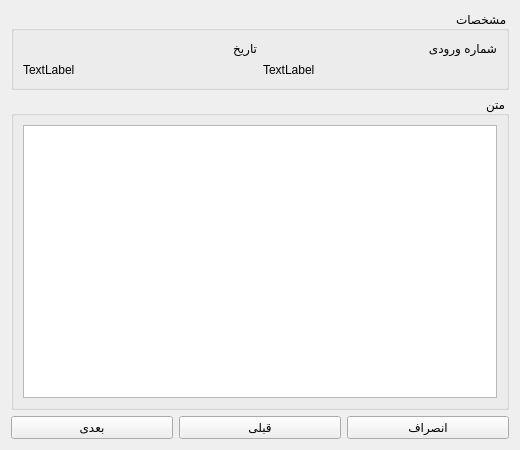
<?xml version="1.0" encoding="UTF-8"?>
<ui version="4.0">
 <class>ReadForm</class>
 <widget class="QWidget" name="ReadForm">
  <property name="geometry">
   <rect>
    <x>0</x>
    <y>0</y>
    <width>520</width>
    <height>450</height>
   </rect>
  </property>
  <property name="windowTitle">
   <string>Form</string>
  </property>
  <property name="layoutDirection">
   <enum>Qt::RightToLeft</enum>
  </property>
  <layout class="QVBoxLayout" name="verticalLayout" stretch="1,4,0">
   <item>
    <widget class="QGroupBox" name="groupBox">
     <property name="layoutDirection">
      <enum>Qt::RightToLeft</enum>
     </property>
     <property name="title">
      <string>مشخصات</string>
     </property>
     <layout class="QHBoxLayout" name="horizontalLayout">
      <item>
       <layout class="QVBoxLayout" name="verticalLayout_2">
        <item>
         <widget class="QLabel" name="label_2">
          <property name="layoutDirection">
           <enum>Qt::LeftToRight</enum>
          </property>
          <property name="text">
           <string>شماره ورودی</string>
          </property>
         </widget>
        </item>
        <item>
         <widget class="QLabel" name="number">
          <property name="text">
           <string>TextLabel</string>
          </property>
         </widget>
        </item>
       </layout>
      </item>
      <item>
       <layout class="QVBoxLayout" name="verticalLayout_3">
        <item>
         <widget class="QLabel" name="label">
          <property name="text">
           <string>تاریخ</string>
          </property>
         </widget>
        </item>
        <item>
         <widget class="QLabel" name="date">
          <property name="text">
           <string>TextLabel</string>
          </property>
         </widget>
        </item>
       </layout>
      </item>
     </layout>
    </widget>
   </item>
   <item>
    <widget class="QGroupBox" name="groupBox_2">
     <property name="title">
      <string>متن</string>
     </property>
     <layout class="QHBoxLayout" name="horizontalLayout_2">
      <item>
       <widget class="QTextBrowser" name="textBrowser">
        <property name="html">
         <string>&lt;!DOCTYPE HTML PUBLIC &quot;-//W3C//DTD HTML 4.0//EN&quot; &quot;http://www.w3.org/TR/REC-html40/strict.dtd&quot;&gt;
&lt;html&gt;&lt;head&gt;&lt;meta name=&quot;qrichtext&quot; content=&quot;1&quot; /&gt;&lt;style type=&quot;text/css&quot;&gt;
p, li { white-space: pre-wrap; }
&lt;/style&gt;&lt;/head&gt;&lt;body style=&quot; font-family:'.SF NS Text'; font-size:13pt; font-weight:400; font-style:normal;&quot;&gt;
&lt;p align=&quot;justify&quot; style=&quot;-qt-paragraph-type:empty; margin-top:0px; margin-bottom:0px; margin-left:0px; margin-right:0px; -qt-block-indent:0; text-indent:0px;&quot;&gt;&lt;br /&gt;&lt;/p&gt;&lt;/body&gt;&lt;/html&gt;</string>
        </property>
       </widget>
      </item>
     </layout>
    </widget>
   </item>
   <item>
    <layout class="QHBoxLayout" name="horizontalLayout_4">
     <item>
      <widget class="QPushButton" name="cancelBut">
       <property name="text">
        <string>انصراف</string>
       </property>
      </widget>
     </item>
     <item>
      <widget class="QPushButton" name="prevBut">
       <property name="text">
        <string>قبلی</string>
       </property>
      </widget>
     </item>
     <item>
      <widget class="QPushButton" name="nextBut">
       <property name="text">
        <string>بعدی</string>
       </property>
      </widget>
     </item>
    </layout>
   </item>
  </layout>
 </widget>
 <resources/>
 <connections/>
</ui>
